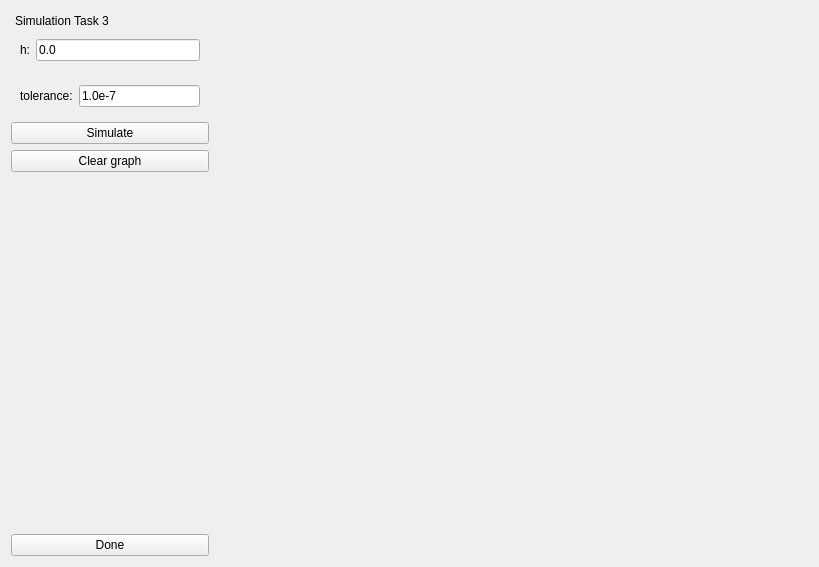
<?xml version="1.0" encoding="UTF-8"?>
<ui version="4.0">
 <class>SimulationTask3Widget</class>
 <widget class="QWidget" name="SimulationTask3Widget">
  <property name="geometry">
   <rect>
    <x>0</x>
    <y>0</y>
    <width>819</width>
    <height>567</height>
   </rect>
  </property>
  <property name="windowTitle">
   <string>Heart Transform</string>
  </property>
  <layout class="QHBoxLayout" name="horizontalLayout">
   <item>
    <widget class="QDockWidget" name="dockWidget">
     <property name="sizePolicy">
      <sizepolicy hsizetype="Preferred" vsizetype="Preferred">
       <horstretch>1</horstretch>
       <verstretch>0</verstretch>
      </sizepolicy>
     </property>
     <property name="styleSheet">
      <string notr="true">QToolBox::tab {
         background: qlineargradient(x1: 0, y1: 0, x2: 0, y2: 1,
                                     stop: 0 #E1E1E1, stop: 0.4 #DDDDDD,
                                     stop: 0.5 #D8D8D8, stop: 1.0 #D3D3D3);
         border-radius: 5px;
         color: black;
     }

     QToolBox::tab:selected { /* italicize selected tabs */
         font: bold;
         color: black;
     }
QToolBox {
    padding : 0
}</string>
     </property>
     <property name="floating">
      <bool>false</bool>
     </property>
     <property name="features">
      <set>QDockWidget::NoDockWidgetFeatures</set>
     </property>
     <property name="windowTitle">
      <string>Simulation Task 3</string>
     </property>
     <widget class="QWidget" name="dockWidgetContents">
      <layout class="QVBoxLayout" name="verticalLayout">
       <property name="leftMargin">
        <number>0</number>
       </property>
       <property name="topMargin">
        <number>0</number>
       </property>
       <property name="rightMargin">
        <number>0</number>
       </property>
       <property name="bottomMargin">
        <number>0</number>
       </property>
       <item>
        <widget class="QWidget" name="widget_2" native="true">
         <layout class="QHBoxLayout" name="horizontalLayout_5">
          <item>
           <widget class="QLabel" name="label_2">
            <property name="text">
             <string>h:</string>
            </property>
           </widget>
          </item>
          <item>
           <widget class="QLineEdit" name="stepSizeEdit">
            <property name="inputMethodHints">
             <set>Qt::ImhFormattedNumbersOnly</set>
            </property>
            <property name="text">
             <string>0.0</string>
            </property>
           </widget>
          </item>
         </layout>
        </widget>
       </item>
       <item>
        <widget class="QWidget" name="widget" native="true">
         <layout class="QHBoxLayout" name="horizontalLayout_3">
          <item>
           <layout class="QHBoxLayout" name="horizontalLayout_2">
            <item alignment="Qt::AlignLeft">
             <widget class="QLabel" name="label">
              <property name="text">
               <string>tolerance:</string>
              </property>
             </widget>
            </item>
            <item>
             <widget class="QLineEdit" name="toleranceEdit">
              <property name="inputMethodHints">
               <set>Qt::ImhFormattedNumbersOnly</set>
              </property>
              <property name="text">
               <string>1.0e-7</string>
              </property>
             </widget>
            </item>
           </layout>
          </item>
         </layout>
        </widget>
       </item>
       <item>
        <widget class="QPushButton" name="simulateButton">
         <property name="text">
          <string>Simulate</string>
         </property>
        </widget>
       </item>
       <item>
        <widget class="QPushButton" name="clearButton">
         <property name="text">
          <string>Clear graph</string>
         </property>
        </widget>
       </item>
       <item>
        <spacer name="verticalSpacer">
         <property name="orientation">
          <enum>Qt::Vertical</enum>
         </property>
         <property name="sizeHint" stdset="0">
          <size>
           <width>20</width>
           <height>40</height>
          </size>
         </property>
        </spacer>
       </item>
       <item>
        <widget class="QPushButton" name="doneButton">
         <property name="text">
          <string>Done</string>
         </property>
        </widget>
       </item>
      </layout>
     </widget>
    </widget>
   </item>
   <item>
    <widget class="QWidget" name="plotPane" native="true">
     <property name="sizePolicy">
      <sizepolicy hsizetype="Preferred" vsizetype="Preferred">
       <horstretch>3</horstretch>
       <verstretch>0</verstretch>
      </sizepolicy>
     </property>
    </widget>
   </item>
  </layout>
 </widget>
 <resources/>
 <connections/>
</ui>
